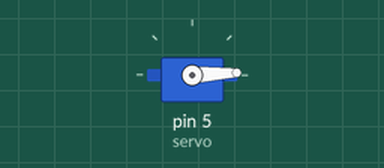
Bench run of a sketch on a simulated Arduino Uno, built with avr-gcc and run on an emulated ATmega328P. On the bench: servo.

Above: at 0.05 s.
At 1.3 s:
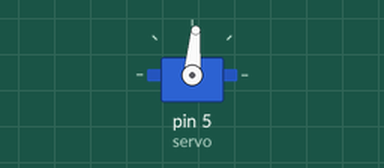
At 2.6 s:
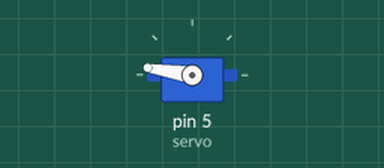
At 5.2 s:
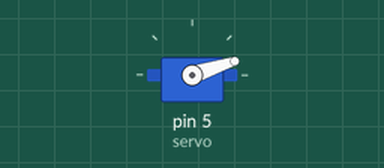
Timing chart, 0 to 7.1 s (numbered marks = the images above):
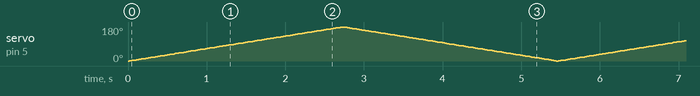

The sketch:

q13.ino
```cpp
#include <Servo.h>

Servo servo;

int pos = 0;

void setup() {
  servo.attach(5);
}

void loop() {
  for (pos = 0; pos <= 180; pos += 1)
   { servo.write(pos);
    delay(15);
   }

  for (pos = 180; pos >= 0; pos -= 1)
  {
    servo.write(pos);
    delay(15);
  }

}
```
